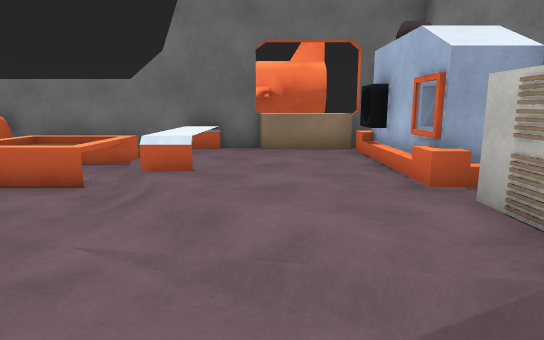
View 1 (above)

15 first-person views from a walk through a Unity game level. The camera is 1.5 m above the floor, tilts 10° down and sees 75° across. The floor is counted in squares, 1 m on a side. Each view is taken from the middle of a square. On the plan, view 1 faces up. The plan holds only what a view shows up to about 16 squares ahead; the rest is blank. The place goes on beyond the plan. The player character is not drawn. Some animated figures are not drawn. Some surface patterns are stand-ins.

View 2
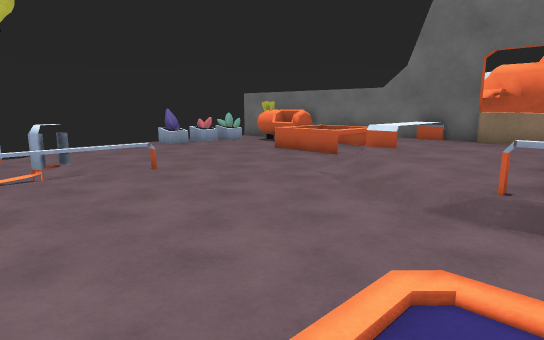

View 3
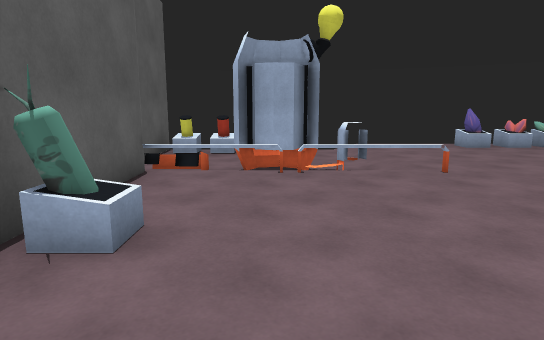

View 4
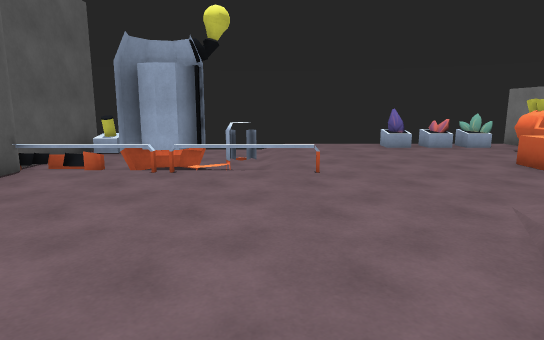

View 5
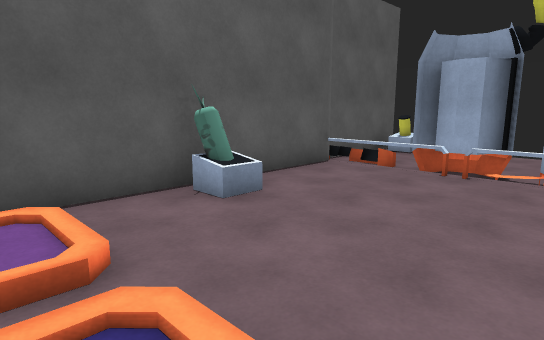

View 6
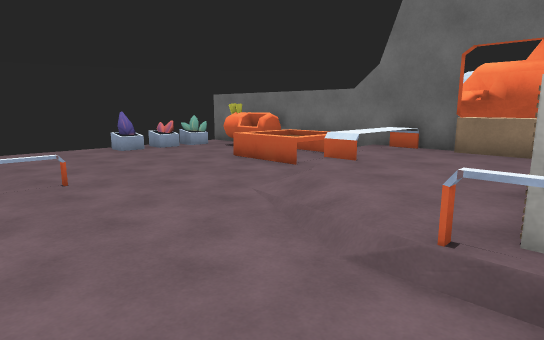

View 7
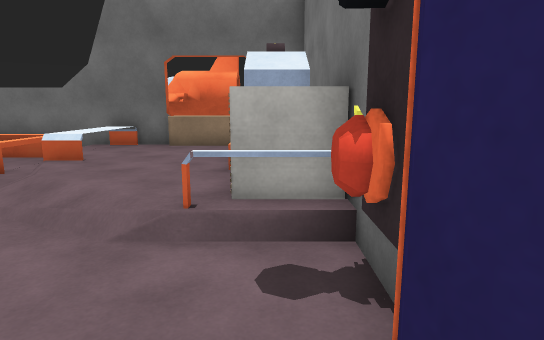

View 8
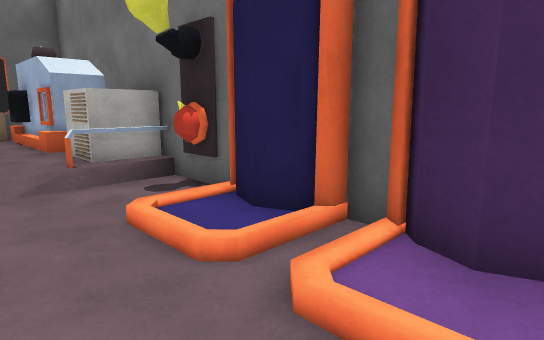

View 9
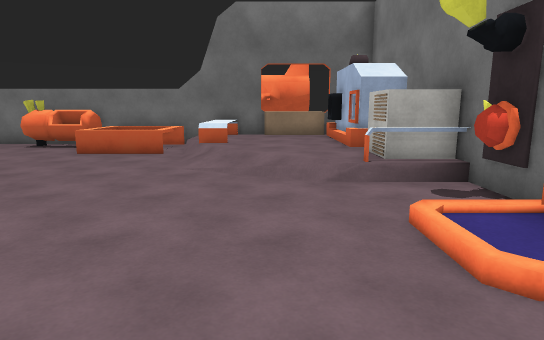

View 10
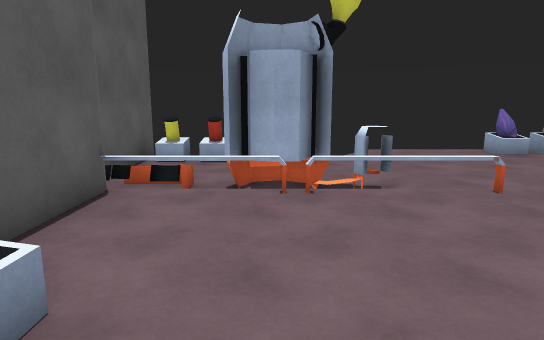

View 11
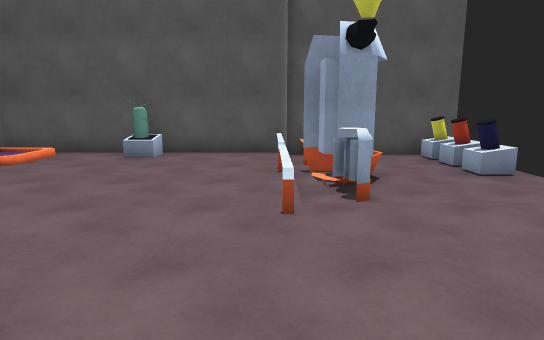

View 12
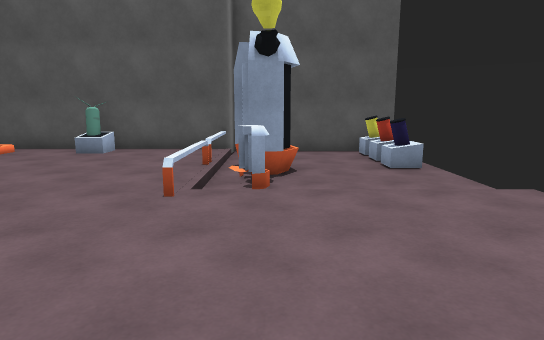

View 13
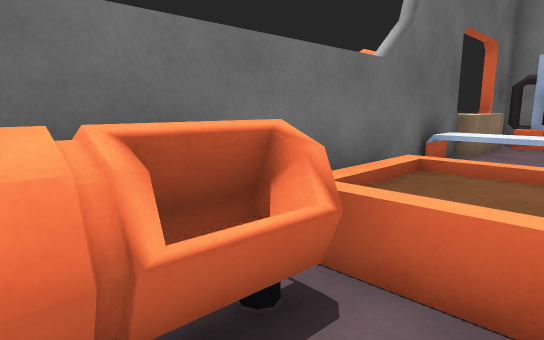

View 14
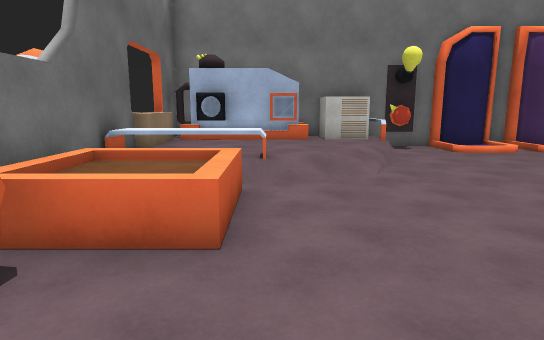

View 15
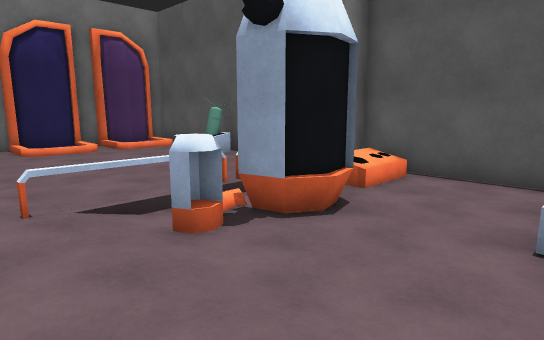

### Floor plan
Key: @ floor where view 1 was taken; # wall or solid block; x gap in a wall; . main floor; - floor 0.25 m lower than the main floor; : floor 0.5 m higher than the main floor; / step, stairs or slope; = window, fence, low wall or low ledge; ^ raised ledge; S ship; B block; P plant; O other object.
Columns run from 12 left of view 1 to 4 right of it. Each row starts with its distance up from view 1.
 12            SSSS
 11            SSSS
 10 ############BBB#
  9  ..^^^^^^.O::::#
  8  P...=^^^.O::::#
  7  =....^^^.O::::#
  6  P........O::::##
  5  P......../::::##
  4  .........//:::O#
  3  ..........//::O#
  2  ............/O/#
  1  ......O........#
  0  ------O....@.//#
 -1  ----#-O....../.#
 -2  ----#xO....../.#
 -3  =---#^O......//#
 -4  ^---##O....../.#
 -5  =---//O...#../.#
 -6  x---/###########
 -7 ##---/##
 -8  ######

Where each view was taken, in squares from view 1:
view 1: 0 up, 0 right, facing up
view 2: 3 down, 3 right, facing up-left
view 3: 3 down, 3 right, facing left
view 4: 0 up, 3 right, facing left
view 5: 0 up, 3 right, facing down-left
view 6: 1 down, 3 right, facing up-left
view 7: 2 down, 3 right, facing up
view 8: 5 down, 0 right, facing up-right
view 9: 5 down, 0 right, facing up
view 10: 3 down, 1 right, facing left
view 11: 6 up, 5 left, facing down
view 12: 7 up, 7 left, facing down
view 13: 7 up, 9 left, facing up-right
view 14: 6 up, 10 left, facing right
view 15: 2 up, 11 left, facing down-right
